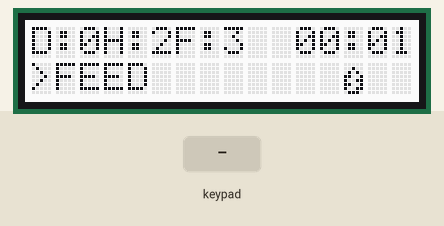
The sketch below on a simulated Arduino Uno, built with avr-gcc and run on an emulated ATmega328P. Shown: 16×2 character LCD. The inputs (shaded band) are chosen by the test bench. EEPROM starts erased.

Above: at 1.3 s.
1.4 s: key 'L' pressed
At 2.8 s:
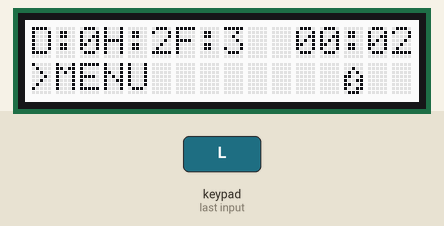
4.4 s: key 'R' pressed
At 6.9 s:
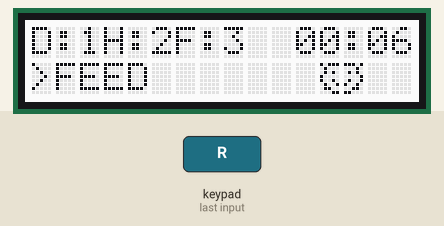
7.4 s: key 'L' pressed
At 8.9 s:
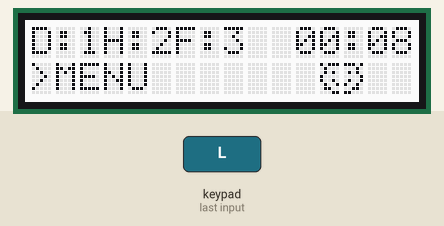
10.4 s: key 'S' pressed
At 11.4 s:
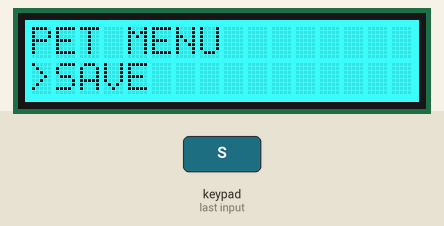
11.9 s: key 'S' pressed
At 12.6 s:
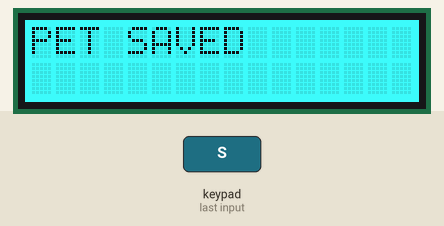
14.5 s: key 'L' pressed
At 15.3 s:
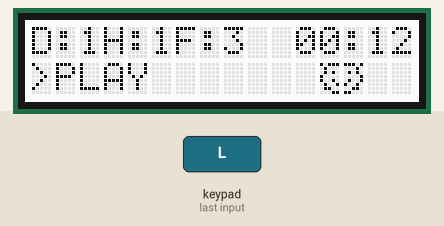
Timing chart, 0 to 17.5 s (numbered marks = the images above; inputs shaded):
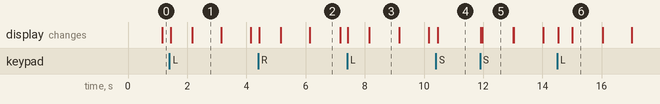

Measured:
- after the input at 1.4 s, the display: first changes at once (image 1 shows a later state)
- after the input at 4.4 s, the display: first changes at once (image 2 shows a later state)
- after the input at 7.4 s, the display: first changes at once (image 3 shows a later state)
- after the input at 10.4 s, the display: first changes after 0.06 s (image 4 shows a later state)
- after the input at 11.9 s, the display: first changes at once (image 5 shows a later state)
- after the input at 14.5 s, the display: first changes at once (image 6 shows a later state)
- what the display in image 1 shows lasts 1.0 s, from 2.2 s to 3.2 s

The sketch:

arduino_pet.ino
```cpp
#include <Wire.h>
#include <Adafruit_RGBLCDShield.h>
#include <utility/Adafruit_MCP23017.h>
#include <TimeLib.h>
#include <avr/eeprom.h>

#define OFF 0 0
#define RED 0x1
#define YELLOW 0x3
#define GREEN 0x2
#define TEAL 0x6
#define BLUE 0x4
#define VIOLET 0x5
#define WHITE 0x7

Adafruit_RGBLCDShield lcd = Adafruit_RGBLCDShield();

int development;
int happiness;
int fullness;
int total;
int tcounter;
int devage;
int ageSeconds;
int ageMinutes;
int mode;
int gameActionSelected;
int menuActionSelected;
int onloadActionSelected;
bool buttonPressed;
time_t pauseTime;

byte dev0[] = {
  B10000, B01111, B01100, B11001, B11000, B01000, B01100, B00111
};
byte dev1[] = {
  B00000, B11111, B00000, B00000, B10001, B10001, B01110, B11111
};
byte dev2[] = {
  B00001, B11110, B00110, B10011, B00011, B00010, B00110, B11100
};
byte dev3[] = {
  B00000, B00100, B01010, B11001, B10011, B11001, B10011, B01110
};
byte dev4[] = {
  B10111, B01000, B01010, B10000, B10010, B01001, B01100, B00011
};
byte dev5[] = {
  B11101, B00010, B01010, B00001, B01001, B10010, B00110, B11000
};

void setup() {
  // put your setup code here, to run once:
  Serial.begin(9600);
  lcd.begin(16, 2);
  lcd.noBlink();
  lcd.setBacklight(WHITE);
  assignGlobals(true);
}

void assignGlobals(bool load) {
  lcd.clear();
  lcd.createChar(0, dev0);
  lcd.createChar(1, dev1);
  lcd.createChar(2, dev2);
  lcd.createChar(3, dev3);
  lcd.createChar(4, dev4);
  lcd.createChar(5, dev5);

  development = 0;
  fullness = 3;
  happiness = 2;
  setTime(0, 0, 0, 0, 0, 0);
  pauseTime = now();
  total = 0;
  tcounter = 0;
  devage = 0;
  buttonPressed = false;
  if (load) {
    byte modecheck = eeprom_read_byte((uint8_t*)0);
    switch (modecheck) {
      case 0:
        mode = 0;
        break;
      case 1:
        mode = 2;
        break;
    }
  }
  else {
    mode = 0;
  }
  gameActionSelected = 0;
  menuActionSelected = 0;
  onloadActionSelected = 0;
  ageMinutes = 0;
  ageSeconds = 0;
}

void loop() {
  // put your main code here, to run repeatedly:
  switch (mode) {
    case 0:
      runGameDisplay();
      break;
    case 1:
      runMenuDisplay();
      break;
    case 2:
      runOnloadSetup();
      break;
    case 3:
      deathPet();
      break;
  }
}
// actions to run on each state change
void onStateChange(int num) {
  if (num == 0) {
    pauseGame(true);
  }
  else {
    pauseGame(false);
  }
  lcd.setCursor(0, 0);
  lcd.print("                ");
  lcd.setCursor(0, 1);
  lcd.print("                ");
  mode = num;
}

//Start of onloadsetup
void runOnloadSetup() {
  displayOnload();
  runOnloadInterface();
}

void displayOnload() {
  lcd.setCursor(0, 0);
  lcd.print("LOAD SAVE?");
  lcd.setCursor(0, 1);
  lcd.print(">");
}

void runOnloadInterface() {
  displayOnloadActions();
  runOnloadButtons();
}

void displayOnloadActions() {
  lcd.setCursor(1, 1);
  switch (onloadActionSelected) {
    case 0:
      lcd.print("LOAD SAVE");
      break;
    case 1:
      lcd.print("START NEW");
      break;
  }
}

void runOnloadButtons() {
  uint8_t buttons = lcd.readButtons();
  if (buttons) {
    if (!buttonPressed) {
      if (buttons & BUTTON_LEFT) {
        if (onloadActionSelected == 0) {
          onloadActionSelected = 1;
        }
        else {
          onloadActionSelected--;
        }
      }
      else if (buttons & BUTTON_RIGHT) {
        if (onloadActionSelected == 1) {
          onloadActionSelected = 0;
        }
        else {
          onloadActionSelected++;
        }
      }
      else if (buttons & BUTTON_SELECT) {
        switch (onloadActionSelected) {
          case 0:
            loadPet();
            break;
          case 1:
            assignGlobals(false);
        }
      }
      buttonPressed = true;
    }
  } else {
    buttonPressed = false;
  }
}
/*end of onload state

   start of game
*/
void runGame() {
  ageMinutes = minute();
  ageSeconds = second();
  if (second() != tcounter) {
    tcounter = second();
    ++total;
    if (total > 5) {
      ++devage;
    }
    runStats();
  }
}

void runGameDisplay() {
  displayGame();
  runGameInterface();
  runGame();
}

void displayGame() {
  lcd.setBacklight(WHITE);
  lcd.setCursor(0, 0); lcd.print("D:"); lcd.print(development);
  lcd.setCursor(3, 0); lcd.print("H:"); lcd.print(happiness);
  lcd.setCursor(6, 0); lcd.print("F:"); lcd.print(fullness);
  lcd.setCursor(11, 0); char str_time[16]; sprintf(str_time, "%02u:%02u", ageMinutes, ageSeconds); lcd.print(str_time);
  lcd.setCursor(0, 1); lcd.print(">");
  generateCharacter();
}
void runStats() {
  //runHappiness
  if (devage >= 1 && happiness != 0) {
    if (devage % 7 == 0) {
      happiness--;
    }
  }
  //runDevelopment
  if (total == 5) {
    development = 1;
  }
  if (total >= 35 && happiness >= 1 && fullness >= 3) {
    development = 2;
  }
  //runFullness
  if (devage >= 1 && fullness != 0) {
    if (devage % 11 == 0) {
      fullness--;
    }
  }
  //deathTimer
  if (total >= 600) {
    onStateChange(3);
  }
}

void runGameInterface() {
  displayGameActions();
  runGameButtons();
}

void runGameButtons() {
  uint8_t buttons = lcd.readButtons();
  if (buttons) {
    if (!buttonPressed) {
      if (buttons & BUTTON_LEFT) {
        if (gameActionSelected == 0) {
          gameActionSelected = 2;
        }
        else {
          gameActionSelected--;
        }
      }
      else if (buttons & BUTTON_RIGHT) {
        if (gameActionSelected == 2) {
          gameActionSelected = 0;
        }
        else {
          gameActionSelected++;
        }
      }
      else if (buttons & BUTTON_SELECT) {
        if (total >= 5) {
          runGameAction();
        }
        else if (gameActionSelected == 2) {
          runGameAction();
        }
      }
      buttonPressed = true;
    }
  }
  else {
    buttonPressed = false;
  }
}

void displayGameActions() {
  lcd.setCursor(1, 1);
  switch (gameActionSelected) {
    case 0:
      lcd.print("FEED  ");
      break;
    case 1:
      lcd.print("PLAY  ");
      break;
    case 2:
      lcd.print("MENU  ");
      break;
  }
}

void runGameAction() {
  switch (gameActionSelected) {
    case 0:
      if (fullness < 4) {
        fullness++;
        if (fullness == 4) {
          happiness = 0;
        }
      }
      break;
    case 1:
      if (happiness < 2 && fullness >= 2) {
        happiness++;
      }
      break;
    case 2:
      onStateChange(1);
      break;
  }
}
void generateCharacter() {
  if (development == 0) {
    lcd.setCursor(13, 1);
    lcd.write(3);
  }
  if (development == 1) {
    lcd.setCursor(12, 1);
    lcd.write(4);
    lcd.write(5);
  }
  if (development == 2) {
    lcd.setCursor(11, 1);
    lcd.write(0);
    lcd.write(1);
    lcd.write(2);
  }
}

void deathPet() {
  lcd.setBacklight(RED);
  lcd.setCursor(0, 0);
  lcd.print("YOUR PET IS DEAD.");
  delay(1000);
  lcd.setCursor(0, 0);
  lcd.print("RESTARTING...   ");
  delay(1000);
  setup();
}

void pauseGame (bool resumetime) {
  if (!resumetime) {
    setTime(0, ageMinutes, ageSeconds, 0, 0, 0);
    pauseTime = now();
  }
  else if (resumetime) {
    setTime(pauseTime);
  }
}
/*
    End of game

    Start of Menu
*/
void runMenuDisplay() {
  displayMenu();
  runMenuInterface();
}

void runMenuButtons() {
  uint8_t buttons = lcd.readButtons();
  if (buttons) {
    if (!buttonPressed) {
      if (buttons & BUTTON_LEFT) {
        if (menuActionSelected == 0) {
          menuActionSelected = 4;
        }
        else {
          menuActionSelected--;
        }
      }
      else if (buttons & BUTTON_RIGHT) {
        if (menuActionSelected == 4) {
          menuActionSelected = 0;
        }
        else {
          menuActionSelected++;
        }
      }
      else if (buttons & BUTTON_SELECT) {
        if (menuActionSelected == 4) {
          byte modecheck = eeprom_read_byte((uint8_t*)0);
          switch (modecheck) {
            case 0:
              break;
            case 1:
              runMenuAction();
              break;
          }
        } else {
          runMenuAction();
        }
      }
      buttonPressed = true;
    }
  } else {
    buttonPressed = false;
  }
}

void runMenuInterface() {
  runMenuButtons();
  displayMenuActions();
}

void displayMenu() {
  lcd.setBacklight(TEAL);
  lcd.setCursor(0, 0); lcd.print("PET MENU");
  lcd.setCursor(0, 1); lcd.print(">");
  displayMenuActions();
}

void displayMenuActions() {
  lcd.setCursor(1, 1);
  switch (menuActionSelected) {
    case 0:
      lcd.print("SAVE   ");
      break;
    case 1:
      lcd.print("RESET  ");
      break;
    case 2:
      lcd.print("DELETE ");
      break;
    case 3:
      lcd.print("MENU   ");
      break;
    case 4:
      byte modecheck = eeprom_read_byte((uint8_t*)0);
      switch (modecheck) {
        case 0:
          lcd.print("NO SAVE");
          break;
        case 1:
          lcd.print("LOAD   ");
          break;
      }
  }
}

void savePet() {
  lcd.clear();
  lcd.setCursor(0, 0);
  lcd.print("SAVING PET..");
  eeprom_write_byte((uint8_t*)0, 1);
  eeprom_write_byte((uint8_t*)1, development);
  eeprom_write_byte((uint8_t*)2, happiness);
  eeprom_write_byte((uint8_t*)3, fullness);
  eeprom_write_byte((uint8_t*)4, total);
  eeprom_write_dword((uint32_t*)5, ageSeconds);
  eeprom_write_dword((uint32_t*)6, ageMinutes);
  lcd.clear();
  lcd.setCursor(0, 0);
  lcd.print("PET SAVED");
  delay(1000);
  onStateChange(0);
}

void deletePet() {
  lcd.clear();
  lcd.setCursor(0, 0);
  lcd.print("DELETING PET...");
  eeprom_write_byte((uint8_t*)0, 0);
  lcd.clear();
  lcd.print("PET DELETED");
  delay(1000);
  onStateChange(0);
}

void loadPet() {
  development = eeprom_read_byte((uint8_t*)1);
  happiness = eeprom_read_byte((uint8_t*)2);
  fullness = eeprom_read_byte((uint8_t*)3);
  total = eeprom_read_byte((uint8_t*)4);
  ageSeconds = eeprom_read_dword((uint32_t*)5);
  ageMinutes = eeprom_read_dword((uint32_t*)6);
  setTime (0 , ageMinutes, ageSeconds, 0, 0, 0);
  pauseTime = now();
  if (total >= 5) {
    devage = total - 5;
  }
  else {
    devage = 0;
  }
  onStateChange(0);
}

void runMenuAction() {
  switch (menuActionSelected) {
    case 0:
      savePet();
      break;
    case 1:
      assignGlobals(false);
      break;
    case 2:
      deletePet();
    case 3:
      onStateChange(0);
      break;
    case 4:
      loadPet();
      break;
  }
}
```
